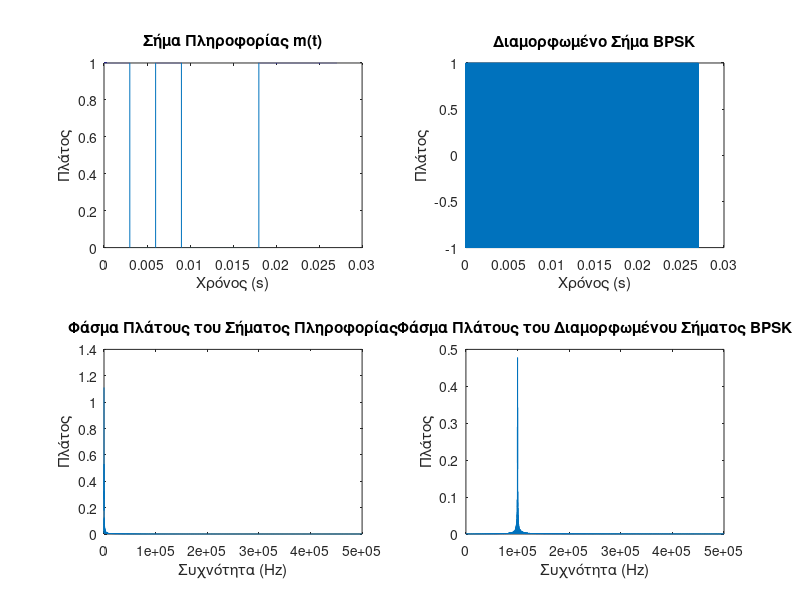

The MATLAB script that drew this image:
% Αρχικές παράμετροι
fc = 100e3; % Φέρουσα συχνότητα 100 KHz
T = 3e-3; % Διάρκεια κάθε bit 3 ms
fs = 1e6; % Ρυθμός δειγματοληψίας 1 MHz

% Σήμα πληροφορίας
m = [1 0 1 0 0 0 1 1 1];
bit_duration = T * fs;
t = 0:1/fs:T*length(m)-1/fs;

% Δημιουργία σήματος πληροφορίας m(t)
m_signal = [];
for bit = m
    m_signal = [m_signal bit*ones(1, bit_duration)];
end

% Διαμόρφωση BPSK
carrier = cos(2*pi*fc*t);
bpsk_signal = (2*m_signal - 1) .* carrier;

% Υπολογισμός φάσματος
nfft = 2^nextpow2(length(t));
f = fs/2*linspace(0,1,nfft/2+1);

m_spectrum = fft(m_signal, nfft) / length(t);
bpsk_spectrum = fft(bpsk_signal, nfft) / length(t);

% Γραφικές παραστάσεις
figure;

% Χρονικά σήματα
subplot(2,2,1);
plot(t, m_signal);
title('Σήμα Πληροφορίας m(t)');
xlabel('Χρόνος (s)');
ylabel('Πλάτος');

subplot(2,2,2);
plot(t, bpsk_signal);
title('Διαμορφωμένο Σήμα BPSK');
xlabel('Χρόνος (s)');
ylabel('Πλάτος');

% Φάσματα
subplot(2,2,3);
plot(f, 2*abs(m_spectrum(1:nfft/2+1)));
title('Φάσμα Πλάτους του Σήματος Πληροφορίας');
xlabel('Συχνότητα (Hz)');
ylabel('Πλάτος');

subplot(2,2,4);
plot(f, 2*abs(bpsk_spectrum(1:nfft/2+1)));
title('Φάσμα Πλάτους του Διαμορφωμένου Σήματος BPSK');
xlabel('Συχνότητα (Hz)');
ylabel('Πλάτος');
